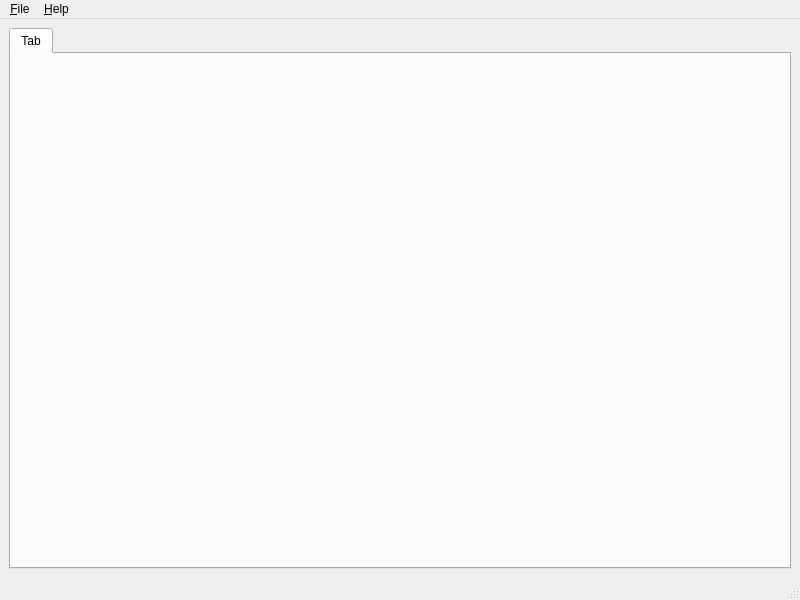
<ui version="4.0" >
 <class>main_window</class>
 <widget class="QMainWindow" name="main_window" >
  <property name="geometry" >
   <rect>
    <x>0</x>
    <y>0</y>
    <width>800</width>
    <height>600</height>
   </rect>
  </property>
  <property name="windowTitle" >
   <string>Qt Markup Translator</string>
  </property>
  <widget class="QWidget" name="centralwidget" >
   <layout class="QVBoxLayout" name="verticalLayout" >
    <item>
     <widget class="QTabWidget" name="files_notebook" >
      <widget class="QWidget" name="tab" >
       <attribute name="title" >
        <string>Tab</string>
       </attribute>
      </widget>
     </widget>
    </item>
   </layout>
  </widget>
  <widget class="QMenuBar" name="menubar" >
   <property name="geometry" >
    <rect>
     <x>0</x>
     <y>0</y>
     <width>800</width>
     <height>26</height>
    </rect>
   </property>
   <widget class="QMenu" name="menu_file" >
    <property name="title" >
     <string>&amp;File</string>
    </property>
    <addaction name="action_new" />
    <addaction name="action_open" />
    <addaction name="action_save" />
    <addaction name="action_save_as" />
    <addaction name="separator" />
    <addaction name="action_quit" />
   </widget>
   <widget class="QMenu" name="menu_help" >
    <property name="title" >
     <string>&amp;Help</string>
    </property>
    <addaction name="action_about" />
   </widget>
   <addaction name="menu_file" />
   <addaction name="menu_help" />
  </widget>
  <widget class="QStatusBar" name="statusbar" />
  <action name="action_about" >
   <property name="text" >
    <string>&amp;About</string>
   </property>
  </action>
  <action name="action_new" >
   <property name="text" >
    <string>&amp;New</string>
   </property>
   <property name="shortcut" >
    <string>Ctrl+N</string>
   </property>
  </action>
  <action name="action_open" >
   <property name="text" >
    <string>&amp;Open</string>
   </property>
  </action>
  <action name="action_save" >
   <property name="text" >
    <string>&amp;Save</string>
   </property>
  </action>
  <action name="action_save_as" >
   <property name="text" >
    <string>Save as...</string>
   </property>
  </action>
  <action name="action_quit" >
   <property name="text" >
    <string>&amp;Quit</string>
   </property>
   <property name="shortcut" >
    <string>Ctrl+Q</string>
   </property>
  </action>
 </widget>
 <resources/>
 <connections/>
</ui>
